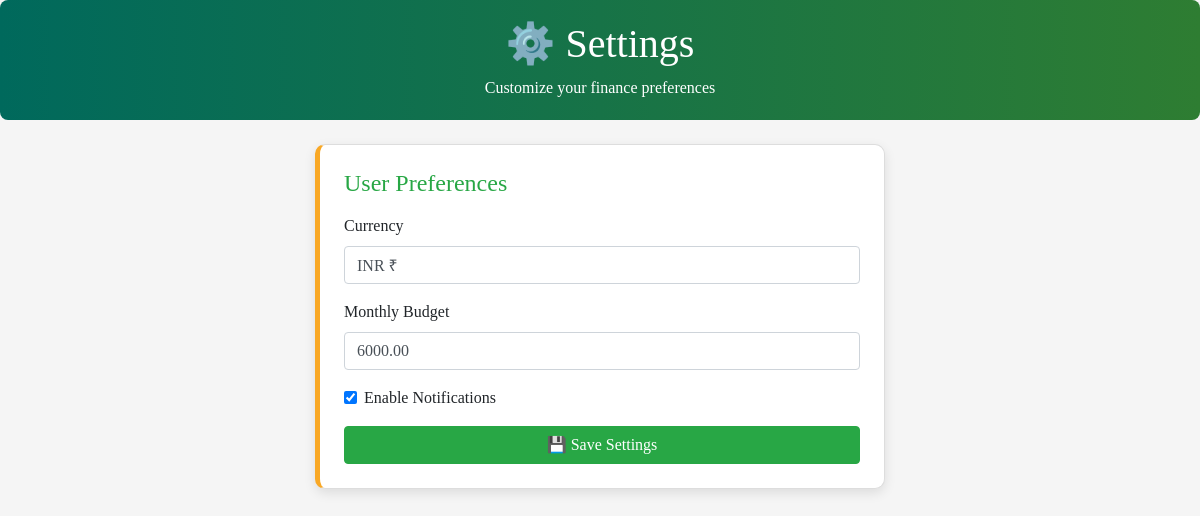
Page /settings/ (signed in) on the committed database.
### home/models.py (models this page shows, shortened)
class UserProfile(models.Model):
    user = models.OneToOneField(User, on_delete=models.CASCADE)
    currency = models.CharField(max_length=10, default="₹")
    monthly_budget = models.DecimalField(max_digits=10, decimal_places=2, default=0)
    notifications_enabled = models.BooleanField(default=True)

### home/views.py (the view)
# urls.py: path('settings/', views.settings, name='settings'),
@login_required(login_url='/login/')
def settings(request):
    profile, created = UserProfile.objects.get_or_create(user=request.user)
    if request.method == "POST":
        profile.currency = request.POST.get("currency", profile.currency)
        profile.monthly_budget = request.POST.get("monthly_budget", profile.monthly_budget)
        profile.notifications_enabled = "notifications_enabled" in request.POST
        profile.save()
        return redirect("dashboard")  # or stay on settings page
    context = {
        "profile": profile
    }
    return render(request, "settings.html", context)

### home/templates/settings.html (shortened to what this page needs)
{% extends "base.html" %}
{% block start %}
<div class="header text-center mb-4" style="background: linear-gradient(90deg, #00695c, #2e7d32); color: white; padding: 20px; border-radius: 8px;">
    <h1>⚙️ Settings</h1>
    <p class="mb-0">Customize your finance preferences</p>
</div>
<div class="container col-md-6">
    <div class="card p-4" style="border-left: 5px solid #f9a825; box-shadow: 0 4px 12px rgba(0,0,0,0.1); border-radius: 10px;">
        <h4 class="mb-3 text-success">User Preferences</h4>
        <form method="POST" id="settingsForm">
            <div class="mb-3">
                <label class="form-label">Currency</label>
                <input type="text" name="currency" value="{{ profile.currency }}" class="form-control">
            </div>
            <div class="mb-3">
                <label class="form-label">Monthly Budget</label>
                <input type="number" step="0.01" name="monthly_budget" value="{{ profile.monthly_budget }}" class="form-control">
            </div>
            <div class="form-check mb-3">
                <input type="checkbox" name="notifications_enabled" class="form-check-input" {% if profile.notifications_enabled %}checked{% endif %}>
                <label class="form-check-label">Enable Notifications</label>
            </div>
            <button type="submit" class="btn btn-success w-100">💾 Save Settings</button>
        </form>
    </div>
</div>
{% endblock %}

### home/templates/base.html (style rules this page uses)
body { font-family: 'Times New Roman', Times, serif; background-color: #f5f5f5; }
.card { margin-bottom: 10px; border-radius: 8px; border: 1px solid #ddd; }

### rows in the picture
UserProfile: currency "INR ₹", monthly_budget "6000.00", notifications_enabled "☑"
